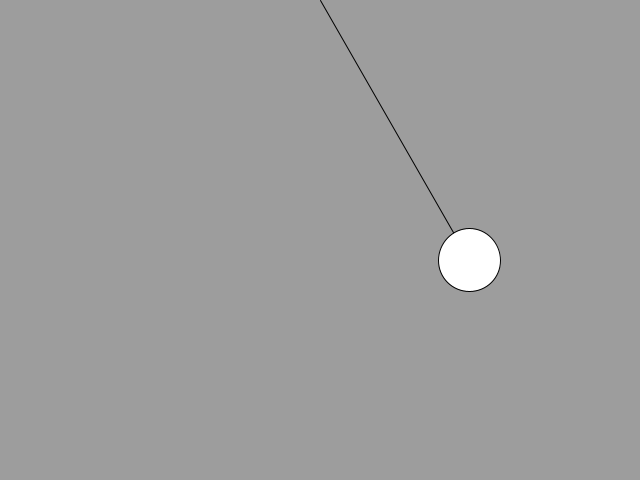
Frame 1 (no input)
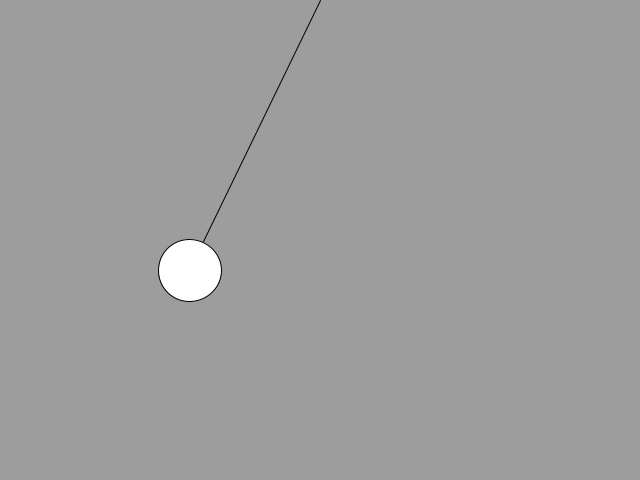
Frame 60 (the mouse pressed at the canvas centre just before this capture)
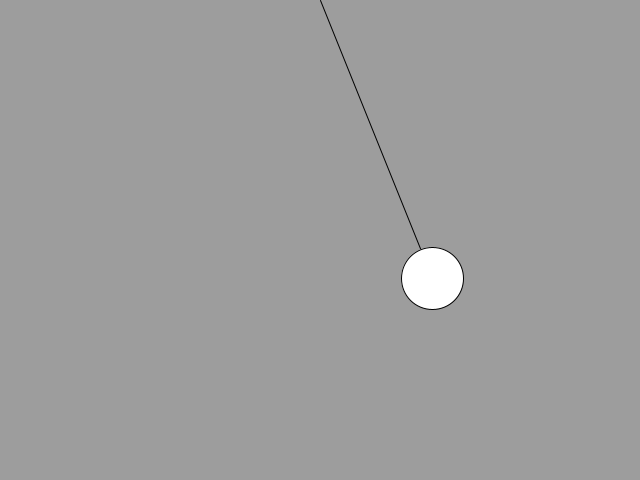
Frame 120 (the mouse held since frame 60 and released just before this capture)

The Processing sketch that drew these frames (run headless with seeded random() and noise(); from frame 60 on, the mouse is pressed at the canvas centre):

// Processing sketch: pendulum
// ── pendulum.pde
final float density=1.922;
final float g=9.8/60/60;
PVector origin;
final float damping=0.995;
String angleMode="RAD";
Avang a;
void setup(){
  frameRate(60);
  size(640,480);
  origin=new PVector(width/2,0);
  a = new Avang(6,300);
}
void draw(){
  background(157);
  translate(origin.x,origin.y);

  a.update();
  a.display();
  
}

// ── Avang.pde
class Avang {
  float mass;
  float size;
  float len;
  PVector position;
  boolean dragging=false;
  PVector dragOffset;
  angle tetha=new angle(PI/6);
  Avang(float m, float l) {
    len=l;
    mass=m;
    size=(mass/density)*20;
    position=new PVector(0, 0);
  }

  void update() {
    tetha.update();
    tetha.vel*=damping;
    position.x=len*sin(tetha.rad);
    position.y=len*cos(tetha.rad);
  }
  void display() {
    line(0, 0, position.x, position.y);
    ellipse(position.x, position.y, size, size);
  }
}

// ── angle.pde
class angle {
  float rad;
  float acc;
  float vel;
  float deg;

  angle(float input) {
    if (angleMode=="RAD"){
      rad=input;
      
    }
    else if (angleMode=="DEG"){
      deg=input;
      rad=PI*(deg/180);
    }
    vel=0;
    acc=0;
  }

  void update() {
    acc=-g*sin(rad);
    vel+=acc;
    rad+=vel;
  }
}
